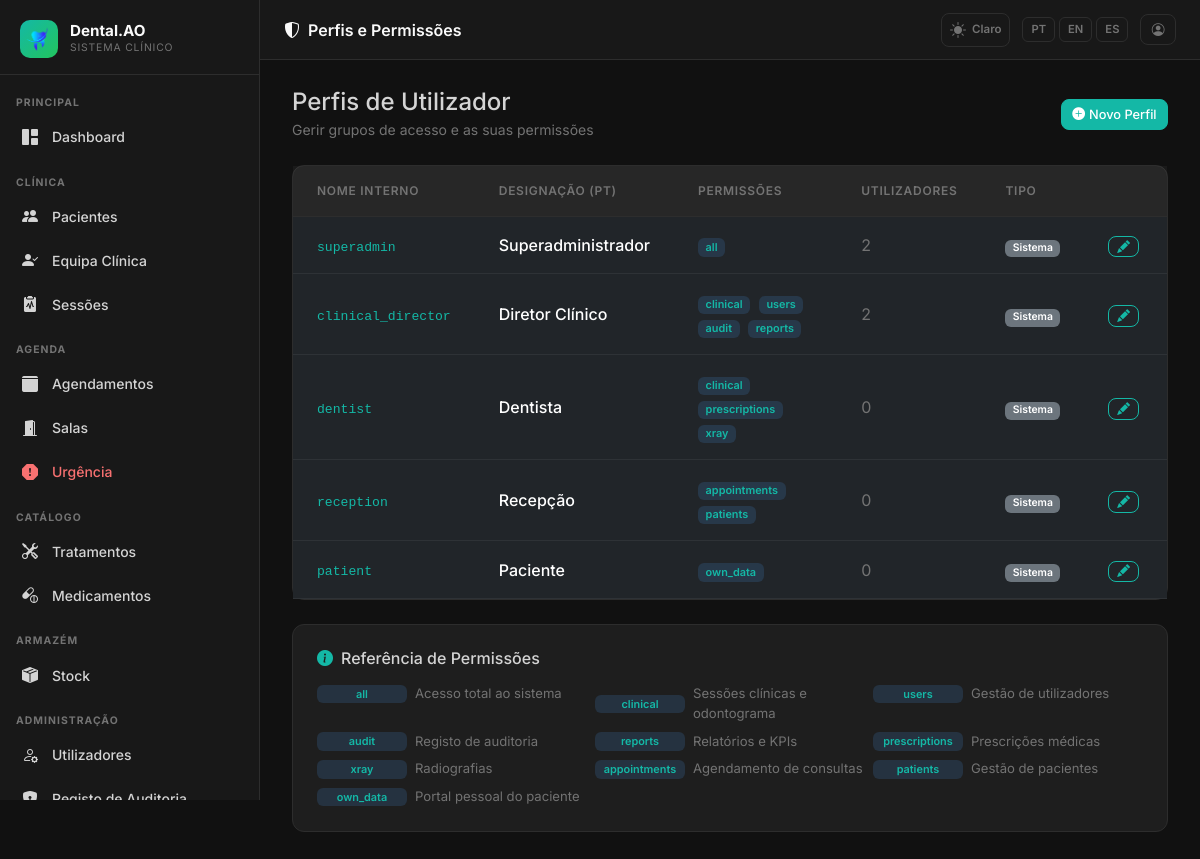
The app's page /superadmin/roles (signed in) with its own data.
### app/models.py (models this page shows, shortened)
class AppSetting(db.Model):
    __tablename__ = 'app_settings'
    key   = db.Column(db.String(64), primary_key=True)
    value = db.Column(db.Text, nullable=True)
    _DEFAULTS = {
        'app_name':       'DentalCare Pro',
        'app_logo':       '',
        'bg_dark':        '#111111',
        'sidebar_dark':   '#181818',
        'card_dark':      '#1e1e1e',
        'border_dark':    '#2d2d2d',
        'text_dark':      '#d4d4d4',
        'primary_dark':   '#14b8a6',
        'success_dark':   '#22c55e',
        'danger_dark':    '#f87171',
        'warning_dark':   '#fbbf24',
        'bg_light':       '#f0f4f8',
        'card_light':     '#ffffff',
        'border_light':   '#d1dce8',
        'text_light':     '#334155',
        'primary_light':  '#1976d2',
        'success_light':  '#00875a',
        'danger_light':   '#d32f2f',
        'warning_light':  '#e65100',
        'xray_max_mb':        '10',
        'stock_invoice_max_mb': '5',
        'urgency_surcharge':  '30',
    }
    @classmethod
    def all_as_dict(cls):
        stored = {s.key: s.value for s in cls.query.all()}
        result = dict(cls._DEFAULTS)
        result.update(stored)
        return result

class RoleDefinition(db.Model):
    __tablename__ = 'roles'
    id = db.Column(db.Integer, primary_key=True)
    name = db.Column(db.String(30), unique=True, nullable=False, index=True)
    display_name_pt = db.Column(db.String(100), nullable=False)
    display_name_en = db.Column(db.String(100), nullable=False)
    display_name_es = db.Column(db.String(100), nullable=False)
    description = db.Column(db.Text, nullable=True)
    permissions = db.Column(db.Text, nullable=True)
    users = db.relationship('User', back_populates='role_definition',
                             foreign_keys='User.role',
                             primaryjoin='User.role == RoleDefinition.name',
                             lazy='dynamic')

### app/superadmin/routes.py (the view)
@superadmin_bp.route('/roles')
@login_required
@superadmin_required
def roles_index():
    roles = RoleDefinition.query.order_by(RoleDefinition.id).all()
    return render_template('superadmin/roles/index.html', roles=roles)

### app/__init__.py (called while the page is built)
def get_locale():
    lang = session.get('lang')
    if lang in ['pt', 'en', 'es']:
        return lang
    return 'pt'

### app/models.py (called while the page is built)
    def role_display(self):
        role_map = {
            Role.SUPERADMIN: 'Superadmin',
            Role.CLINICAL_DIRECTOR: 'Diretor Clínico',
            Role.DENTIST: 'Dentista',
            Role.PATIENT: 'Paciente',
            Role.RECEPTION: 'Recepção',
        }
        return role_map.get(self.role, self.role)

    def role_badge_class(self):
        badge_map = {
            Role.SUPERADMIN: 'danger',
            Role.CLINICAL_DIRECTOR: 'primary',
            Role.DENTIST: 'success',
            Role.PATIENT: 'info',
            Role.RECEPTION: 'warning',
        }
        return badge_map.get(self.role, 'secondary')

### app/templates/superadmin/roles/index.html (shortened to what this page needs)
{% extends 'base.html' %}
{% block page_title %}<i class="bi bi-shield-shaded me-2"></i>{{ _('Perfis e Permissões') }}{% endblock %}
{% block content %}
<div class="d-flex justify-content-between align-items-center mb-4 flex-wrap gap-2">
  <div>
    <h4 class="mb-0" style="color:var(--dc-text)">{{ _('Perfis de Utilizador') }}</h4>
    <small style="color:var(--dc-text-muted)">{{ _('Gerir grupos de acesso e as suas permissões') }}</small>
  </div>
  <a href="{{ url_for('superadmin.roles_new') }}" class="btn btn-primary btn-sm">
    <i class="bi bi-plus-circle-fill me-1"></i>{{ _('Novo Perfil') }}
  </a>
</div>
<div class="dc-card p-0">
  <div class="table-responsive">
    <table class="table table-hover mb-0" style="color:var(--dc-text)">
      <thead style="border-bottom:1px solid var(--dc-border)">
        <tr style="color:var(--dc-text-muted);font-size:.75rem;text-transform:uppercase;letter-spacing:.06em">
          <th class="px-4 py-3">{{ _('Nome Interno') }}</th>
          <th class="px-4 py-3">{{ _('Designação (PT)') }}</th>
          <th class="px-4 py-3">{{ _('Permissões') }}</th>
          <th class="px-4 py-3">{{ _('Utilizadores') }}</th>
          <th class="px-4 py-3">{{ _('Tipo') }}</th>
          <th class="px-4 py-3"></th>
        </tr>
      </thead>
      <tbody>
        {% for rd in roles %}
        {% set is_system = rd.name in ['superadmin','clinical_director','dentist','reception','patient'] %}
        <tr>
          <td class="px-4 py-3">
            <code style="font-size:.82rem;color:var(--dc-primary)">{{ rd.name }}</code>
          </td>
          <td class="px-4 py-3" style="font-weight:500">{{ rd.display_name_pt }}</td>
          <td class="px-4 py-3">
            {% if rd.permissions %}
              {% for perm in rd.permissions.split(',') %}
              <span class="badge me-1"
                    style="background:rgba(74,158,255,.15);color:var(--dc-primary);font-size:.68rem">
                {{ perm.strip() }}
              </span>
              {% endfor %}
            {% else %}
              <span style="color:var(--dc-text-muted);font-size:.8rem">—</span>
            {% endif %}
          </td>
          <td class="px-4 py-3" style="color:var(--dc-text-muted)">
            {{ rd.users.count() }}
          </td>
          <td class="px-4 py-3">
            {% if is_system %}
            <span class="badge bg-secondary" style="font-size:.65rem">{{ _('Sistema') }}</span>
            {% else %}
            <span class="badge bg-success" style="font-size:.65rem">{{ _('Personalizado') }}</span>
            {% endif %}
          </td>
          <td class="px-4 py-3 text-end">
            <a href="{{ url_for('superadmin.roles_edit', role_id=rd.id) }}"
               class="btn btn-sm btn-outline-primary py-0 px-2 me-1">
              <i class="bi bi-pencil-fill"></i>
            </a>
          </td>
        </tr>
        {% endfor %}
      </tbody>
    </table>
  </div>
</div>
<div class="dc-card mt-4 p-4">
  <h6 class="mb-3" style="color:var(--dc-text)">
    <i class="bi bi-info-circle-fill me-2" style="color:var(--dc-primary)"></i>{{ _('Referência de Permissões') }}
  </h6>
  <div class="row g-2">
    {% set perms = [
      ('all',           _('Acesso total ao sistema')),
      ('clinical',      _('Sessões clínicas e odontograma')),
      ('users',         _('Gestão de utilizadores')),
      ('audit',         _('Registo de auditoria')),
      ('reports',       _('Relatórios e KPIs')),
      ('prescriptions', _('Prescrições médicas')),
      ('xray',          _('Radiografias')),
      ('appointments',  _('Agendamento de consultas')),
      ('patients',      _('Gestão de pacientes')),
      ('own_data',      _('Portal pessoal do paciente')),
    ] %}
    {% for code, desc in perms %}
    <div class="col-md-4">
      <div class="d-flex align-items-center gap-2" style="font-size:.82rem">
        <span class="badge" style="background:rgba(74,158,255,.15);color:var(--dc-primary);font-size:.68rem;min-width:90px">{{ code }}</span>
        <span style="color:var(--dc-text-muted)">{{ desc }}</span>
      </div>
    </div>
    {% endfor %}
  </div>
</div>
{% endblock %}

### app/templates/base.html (shortened to what this page needs)
<!DOCTYPE html>
<html lang="{{ get_locale() }}" data-dc-theme="{{ session.get('theme', 'dark') }}">
<head>
  <link href="https://cdn.jsdelivr.net/npm/bootstrap@5.3.2/dist/css/bootstrap.min.css" rel="stylesheet">
  <link href="https://cdn.jsdelivr.net/npm/bootstrap-icons@1.11.3/font/bootstrap-icons.min.css" rel="stylesheet">
  <link href="{{ url_for('static', filename='css/dental.css') }}" rel="stylesheet">
</head>
<body>
<aside class="dc-sidebar" id="dcSidebar">
  <div class="dc-brand">
    <div class="dc-brand-icon">
      {% if app_settings.app_logo %}
        <img src="{{ url_for('superadmin.logo_file', filename=app_settings.app_logo) }}"
             alt="{{ app_settings.app_name }}"
             style="width:36px;height:36px;object-fit:contain;border-radius:6px;">
      {% else %}
        <i class="bi bi-heart-pulse-fill"></i>
      {% endif %}
    </div>
    <div class="flex-fill">
      <div class="dc-brand-name">{{ app_settings.app_name }}</div>
      <div class="dc-brand-sub">{{ _('Sistema Clínico') }}</div>
    </div>
  </div>
  <nav class="dc-nav">
    {% set role = current_user.role %}
    <div class="dc-nav-section">{{ _('Principal') }}</div>
    <a href="{{ url_for('main.dashboard') }}"
       class="dc-nav-item {% if request.endpoint == 'main.dashboard' %}active{% endif %}">
      <i class="bi bi-grid-1x2-fill"></i> {{ _('Dashboard') }}
    </a>
    {% if role in ['superadmin', 'clinical_director', 'dentist', 'reception'] %}
    <div class="dc-nav-section mt-2">{{ _('Clínica') }}</div>
    {% endif %}
    {% if role in ['superadmin', 'clinical_director', 'dentist', 'reception'] %}
    <a href="{{ url_for('patients.index') }}"
       class="dc-nav-item {% if request.endpoint == 'patients.index' or request.endpoint in ['patients.new','patients.edit','patients.detail'] %}active{% endif %}">
      <i class="bi bi-people-fill"></i> {{ _('Pacientes') }}
    </a>
    {% endif %}
    {% if role in ['superadmin', 'clinical_director'] %}
    <a href="{{ url_for('patients.care_team_pending') }}"
       class="dc-nav-item {% if request.endpoint == 'patients.care_team_pending' %}active{% endif %}">
      <i class="bi bi-person-check-fill"></i> {{ _('Equipa Clínica') }}
    </a>
    {% endif %}
    {% if role in ['superadmin', 'clinical_director', 'dentist'] %}
    <a href="{{ url_for('sessions.index') }}"
       class="dc-nav-item {% if request.endpoint and 'sessions.' in request.endpoint and 'audit' not in request.endpoint and 'evolution' not in request.endpoint %}active{% endif %}">
      <i class="bi bi-clipboard2-pulse-fill"></i> {{ _('Sessões') }}
    </a>
    {% endif %}
    {% if role in ['superadmin', 'clinical_director', 'reception', 'dentist'] %}
    <div class="dc-nav-section mt-2">{{ _('Agenda') }}</div>
    {% endif %}
    {% if role in ['superadmin', 'clinical_director', 'reception'] %}
    <a href="{{ url_for('scheduling.calendar') }}"
       class="dc-nav-item {% if request.endpoint and 'scheduling.' in request.endpoint and 'emergency' not in request.endpoint and 'room' not in request.endpoint %}active{% endif %}">
      <i class="bi bi-calendar3-fill"></i> {{ _('Agendamentos') }}
    </a>
    {% endif %}
    {% if role in ['superadmin', 'clinical_director', 'reception', 'dentist'] %}
    <a href="{{ url_for('scheduling.rooms') }}"
       class="dc-nav-item {% if request.endpoint and 'rooms' in request.endpoint %}active{% endif %}">
      <i class="bi bi-door-open-fill"></i> {{ _('Salas') }}
    </a>
    {% endif %}
    {% if role in ['superadmin', 'clinical_director', 'reception', 'dentist'] %}
    <a href="{{ url_for('scheduling.emergency') }}"
       class="dc-nav-item {% if request.endpoint and 'emergency' in request.endpoint %}active{% endif %}"
       style="color:var(--dc-danger)">
      <i class="bi bi-exclamation-octagon-fill"></i> {{ _('Urgência') }}
    </a>
    {% endif %}
    {% if role in ['superadmin', 'clinical_director', 'dentist'] %}
    <div class="dc-nav-section mt-2">{{ _('Catálogo') }}</div>
    <a href="{{ url_for('admin.treatments') }}"
       class="dc-nav-item {% if 'treatments' in request.endpoint %}active{% endif %}">
      <i class="bi bi-tools"></i> {{ _('Tratamentos') }}
    </a>
    <a href="{{ url_for('admin.medicines') }}"
       class="dc-nav-item {% if 'medicine' in request.endpoint %}active{% endif %}">
      <i class="bi bi-capsule-pill"></i> {{ _('Medicamentos') }}
    </a>
    {% endif %}
    {% if role in ['superadmin', 'clinical_director', 'dentist', 'receptionist'] %}
    <div class="dc-nav-section mt-2">{{ _('Armazém') }}</div>
    <a href="{{ url_for('stock.index') }}"
       class="dc-nav-item {% if request.endpoint and 'stock.' in request.endpoint %}active{% endif %}">
      <i class="bi bi-box-seam-fill"></i> {{ _('Stock') }}
    </a>
    {% endif %}
    {% if role in ['superadmin', 'clinical_director'] %}
    <div class="dc-nav-section mt-2">{{ _('Administração') }}</div>
    <a href="{{ url_for('admin.users') }}"
       class="dc-nav-item {% if 'user' in request.endpoint %}active{% endif %}">
      <i class="bi bi-person-gear"></i> {{ _('Utilizadores') }}
    </a>
    <a href="{{ url_for('admin.audit_log') }}"
       class="dc-nav-item {% if 'audit' in request.endpoint %}active{% endif %}">
      <i class="bi bi-shield-lock-fill"></i> {{ _('Registo de Auditoria') }}
    </a>
    {% endif %}
  </nav>
</aside>
<header class="dc-topbar">
  <span class="page-title">{% block page_title %}{% endblock %}</span>
  <div class="topbar-actions">
    <a href="{{ url_for('auth.toggle_theme') }}"
       class="theme-toggle"
       title="{{ _('Alternar tema') }}">
      {% if session.get('theme', 'dark') == 'dark' %}
        <i class="bi bi-sun-fill"></i><span style="font-size:.72rem;font-weight:600;margin-left:2px">{{ _('Claro') }}</span>
      {% else %}
        <i class="bi bi-moon-stars-fill"></i><span style="font-size:.72rem;font-weight:600;margin-left:2px">{{ _('Escuro') }}</span>
      {% endif %}
    </a>
    <div class="lang-switcher">
      <a href="{{ url_for('auth.set_lang', lang='pt') }}"
         class="lang-btn {% if get_locale() == 'pt' %}active{% endif %}">PT</a>
      <a href="{{ url_for('auth.set_lang', lang='en') }}"
         class="lang-btn {% if get_locale() == 'en' %}active{% endif %}">EN</a>
      <a href="{{ url_for('auth.set_lang', lang='es') }}"
         class="lang-btn {% if get_locale() == 'es' %}active{% endif %}">ES</a>
    </div>
    <a href="{{ url_for('auth.profile') }}" class="btn btn-sm btn-outline-secondary" title="{{ _('Meu Perfil') }}">
      <i class="bi bi-person-circle"></i>
    </a>
  </div>
</header>
<main class="dc-main">
  <div class="dc-content">
    {% block content %}{% endblock %}
  </div>
</main>
</body>
</html>

### records on screen
AppSetting: value (picture)
AppSetting: app_name "Dental.AO"
RoleDefinition: name "superadmin", display_name_pt "Superadministrador", strip "all", users.count "2"
RoleDefinition: name "clinical_director", display_name_pt "Diretor Clínico", strip "clinical" "users" "audit" "reports", users.count "2"
RoleDefinition: name "dentist", display_name_pt "Dentista", strip "clinical" "prescriptions" "xray", users.count "0"
RoleDefinition: name "reception", display_name_pt "Recepção", strip "appointments" "patients", users.count "0"
RoleDefinition: name "patient", display_name_pt "Paciente", strip "own_data", users.count "0"

### other values on screen
{{ code }} "all" "clinical" "users" "audit" "reports" "prescriptions" "xray" "appointments" "patients" "own_data"
{{ desc }} "Acesso total ao sistema" "Sessões clínicas e odontograma" "Gestão de utilizadores" "Registo de auditoria" "Relatórios e KPIs" "Prescrições médicas" "Radiografias" "Agendamento de consultas" "Gestão de pacientes" "Portal pessoal do paciente"
